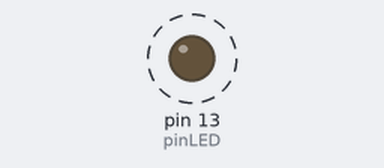
The sketch below on a simulated Arduino Uno, built with avr-gcc and run on an emulated ATmega328P. On the bench: output pins drawn as LEDs (lit = HIGH). Dashed ring = blinking.

Above: at 0.15 s.
Timing chart, 0 to 3.0 s (numbered marks = the images above):
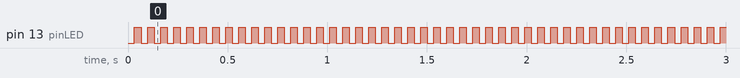

The sketch:

14_p.29__TOI_.ino
```cpp
const int pinLED = 13;
volatile byte state = LOW;

void setup() {
 TIMSK2 = (TIMSK2 & B11111110) | 0x01;
 TCCR2B = (TCCR2B & B11111000) | 0x07;
 pinMode(pinLED, OUTPUT);
}
void loop() {
 digitalWrite(pinLED, state);
}
ISR(TIMER2_OVF_vect){
 state = !state;
}
```

Measured:
- by itself, pin 13 (pinLED): alternates HIGH for 0.03 s and LOW for 0.03 s
- by itself, everything shown: repeats every 3.9 s, in 12 steps
